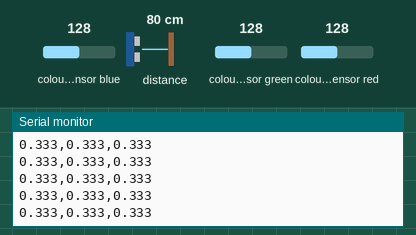
Simulated run of this sketch. Board: Arduino Nano 33 BLE. Shown: the last lines printed to the serial monitor. The test bench sets the inputs (shaded band); at power-on: colour sensor blue 128, colour sensor green 128, colour sensor red 128, distance to the obstacle 80 cm.

Above: at 1.2 s.
1.3 s: colour sensor blue set to 5
At 1.9 s:
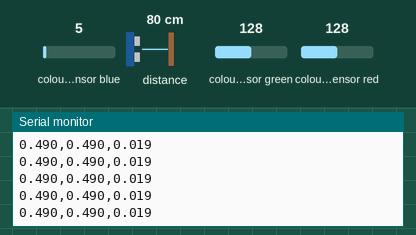
2.8 s: colour sensor green set to 5
At 3.9 s:
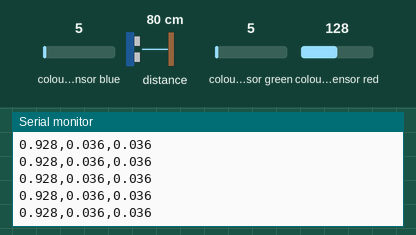
4.3 s: colour sensor red set to 64
At 5.3 s:
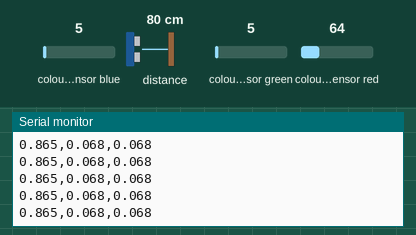
Timing chart, 0 to 7.3 s (numbered marks = the images above; inputs shaded):
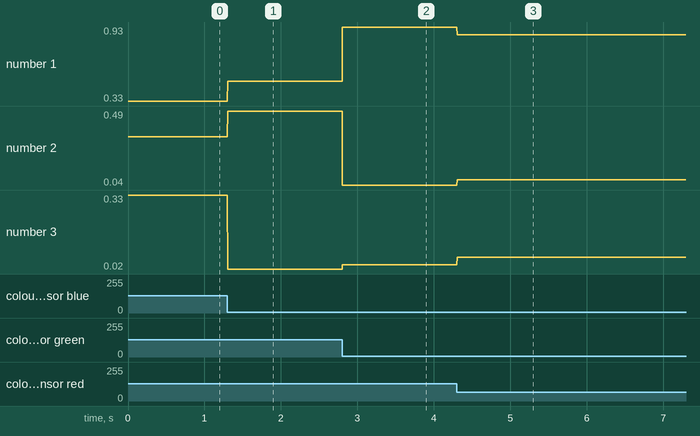

The sketch:

colordetection.ino.ino
```cpp
#include <Arduino_APDS9960.h>

void setup() {
  //start the serial monitor
  Serial.begin(9600);
  while (!Serial);

  //check if the sensor is responsive
  if (!APDS.begin()) {
    Serial.println("Error initializing APDS-9960 sensor.");
  }

  Serial.println("Red,Green,Blue");
  // put your setup code here, to run once:
}

void loop() {
  //declare variables to store the rgb values and to set the proximity range
  int r,g,b,c,prox;
  float sum;
  while(!APDS.colorAvailable()||!APDS.proximityAvailable()){}

  //use the sensor to read the color values
  APDS.readColor(r,g,b,c);
  sum=r+g+b;
  //start reading the proximity from the sensor
  prox=APDS.readProximity();

// set a suitable proximity range here the range is theoratically infinity
  if (prox>=0 && c>10 && sum>0){
    // calculate the ratio of each color that is by normalizing the values for better accuracy
    float redratio=r/sum;
    float greenratio=g/sum;
    float blueratio=b/sum;

//print the values in the serial monitor and copy them to a csv files
    Serial.print(redratio, 3);
    Serial.print(',');

    Serial.print(greenratio, 3);
    Serial.print(',');

    Serial.print(blueratio, 3);
    Serial.println();
  }
  // put your main code here, to run repeatedly:
}
```

Measured:
- after the input at 1.3 s, the serial monitor: prints a new line at once (image 1)
- after the input at 2.8 s, the serial monitor: prints a new line at once (image 2)
- after the input at 4.3 s, the serial monitor: prints a new line at once (image 3)
- plotted number 1: 0.33 → 0.49 after the input at 1.3 s, 0.49 → 0.93 after the input at 2.8 s, 0.93 → 0.86 after the input at 4.3 s
- plotted number 2: 0.33 → 0.49 after the input at 1.3 s, 0.49 → 0.04 after the input at 2.8 s, 0.04 → 0.07 after the input at 4.3 s
- plotted number 3: 0.33 → 0.02 after the input at 1.3 s, 0.02 → 0.04 after the input at 2.8 s, 0.04 → 0.07 after the input at 4.3 s
